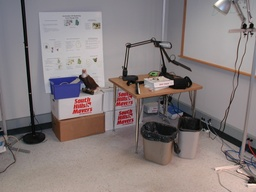
#> input picture images/cluttera2.jpg, 256 x 192 px, shrunk from 1024 x 768 before the run
$ jupyter execute motion_detection.ipynb
#> lines starting #> are read from the running program, lines starting #| are printed output that depends on the picture
# First, we'll start with a function that does 2D convolution manually

[cell 1]
# Imports
import numpy as np
import matplotlib.pyplot as plt
import cv2

def gaussian_filter(size, sigma=1.0):
    size = int(size) // 2
    normal = 1 / (2 * np.pi * sigma**2)
    x, y = np.mgrid[-size:size+1,-size:size+1]
    g = np.exp(-((x**2 + y**2) / (2 * sigma**2))) * normal
    return g / np.sum(g)


def show_binary_image(image, title=None):
    # Converts from one colour space to the other. this is needed as RGB
    # is not the default colour space for OpenCV

    # Show the image

    plt.imshow(image, cmap=plt.cm.gray)

    # remove the axis / ticks for a clean looking image
    plt.xticks([])
    plt.yticks([])

    # if a title is provided, show it
    if title is not None:
        plt.title(title)

    plt.show()


sobel_x = np.array([
    [-1,0,1],
    [-2,0,2],
    [-1,0,1]
])

sobel_y = np.array([
    [1,2,1],
    [0,0,0],
    [-1,-2,-1]
])

[cell 2]
import numpy as np

def two_d_conv(X: np.ndarray, k: np.ndarray, p: int or str = 0, s: int = 1) -> np.ndarray:
    if p == 'same':
        # Calculate padding to achieve 'same' convolution
        p = (k.shape[0] - 1) // 2

    p = int(p)
    s = int(s)

    # Padding the input
    num_rows, num_cols = X.shape
    padded_X = np.zeros((num_rows + 2*p, num_cols + 2*p))
    padded_X[p:p+num_rows, p:p+num_cols] = X
    X = padded_X

    # Calculating the output dimensions for 'same' convolution
    output_rows = (num_rows - k.shape[0] + 2*p) // s + 1
    output_cols = (num_cols - k.shape[1] + 2*p) // s + 1

    # Ensure output dimensions match input if 'same' padding is applied
    if p == (k.shape[0] - 1) // 2:
        output_rows = num_rows
        output_cols = num_cols

    output = np.zeros((output_rows, output_cols))

    # Performing convolution
    for i in range(output_rows):
        for j in range(output_cols):
            output[i, j] = np.sum(X[i*s:i*s+k.shape[0], j*s:j*s+k.shape[1]] * k)

    return output

[cell 3]
image = cv2.imread("images/cluttera2.jpg", cv2.IMREAD_GRAYSCALE)
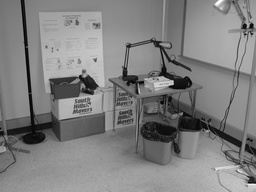
#> image: shape (192, 256); min 0, max 255, mean 127.9
gauss = gaussian_filter(15, 20)
smoothed_image = two_d_conv(image, gauss,
                            1, 7)
#> in two_d_conv, `padded_X[p:p+num_rows, p:p+num_cols] = X`:
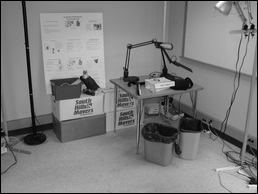
#> padded_X: shape (194, 258) float64; min 0, max 255, mean 125.6
#> after the loop in two_d_conv, `for i in range(output_rows):`:
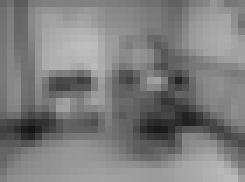
#> output: shape (26, 35) float64 (shown 7 times larger); min 19.73, max 190.1, mean 126.2
show_binary_image(smoothed_image)

# Scale Invariant Feature Transform with Difference of Gaussians

[cell 4]
import numpy as np
import cv2 as cv
img = cv.imread('images/cluttera2.jpg')
#> img is the input picture: shape (192, 256, 3); mean B, G, R 125.4, 125, 134.6
gray= cv.cvtColor(img,cv.COLOR_BGR2GRAY)
sift = cv.SIFT_create()
kp = sift.detect(gray,None)
#> kp = 257 keypoints; strongest (x, y, size): (171, 82, 3.4), (251, 25, 2.9), (244, 26, 3.3), (89, 85, 10.3)
img=cv.drawKeypoints(gray,kp,img,flags=cv.DRAW_MATCHES_FLAGS_DRAW_RICH_KEYPOINTS)
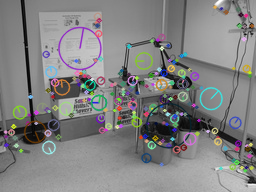
#> img: shape (192, 256, 3); mean B, G, R 129.8, 129.7, 129.8
show_binary_image(img)

1. Create the Gaussian Scale Space

[cell 5]
def create_scale_space(image: np.ndarray, initial_sigma: float = 2.0, scale_space_size: int = 6) -> np.ndarray:
    gaussian_scale_space = np.zeros((scale_space_size, image.shape[0], image.shape[1]))
    current_sigma = initial_sigma
    for i in range(scale_space_size):
        g = gaussian_filter(9, current_sigma)
        smoothed_image = two_d_conv(image, g, p='same')
        gaussian_scale_space[i] = smoothed_image
        current_sigma *= 2
    return gaussian_scale_space

image = cv.imread('images/cluttera2.jpg')
image= cv.cvtColor(image,cv.COLOR_BGR2GRAY)

scale_space = create_scale_space(image)
#> the loop in create_scale_space, `for i in range(scale_space_size):` made 6 passes
#> pass 1, in two_d_conv (call 2), `X = padded_X`:
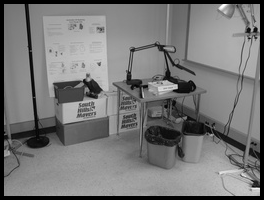
#> X: shape (200, 264) float64; min 0, max 254, mean 119
#> pass 1, in create_scale_space, `smoothed_image = two_d_conv(image, g, p='same')`:
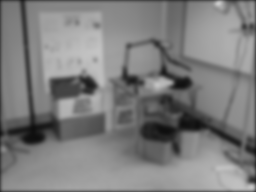
#> smoothed_image: shape (192, 256) float64; min 14.38, max 202.6, mean 126.1
#> after the loop in create_scale_space, `for i in range(scale_space_size):`: current_sigma = 128
scale_space

[cell 6]
for gaussian_image in scale_space:
    show_binary_image(gaussian_image)
#> this loop made 6 passes

Step 2. Create DoG Stack

[cell 7]
def create_DoG_stack(scale_space: np.ndarray) -> np.ndarray:
    # Calculate the number of DoG images
    num_DoG_images = scale_space.shape[0] - 1
    # Initialize the DoG stack with one less image than the scale space
    DoG_stack = np.zeros((num_DoG_images, scale_space.shape[1], scale_space.shape[2]))
    # Compute the differences
    for i in range(num_DoG_images):
        DoG_stack[i] = scale_space[i] - scale_space[i+1]
    return DoG_stack
dog_space = create_DoG_stack(scale_space)

[cell 8]
for dog in dog_space:
    show_binary_image(dog)
#> this loop made 5 passes
#> pass 1, in show_binary_image (call 9), `plt.show()`:
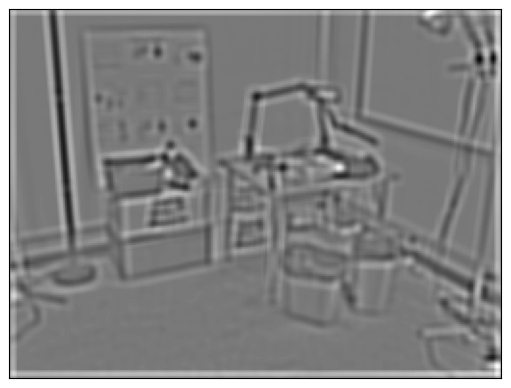
#> figure drawn by matplotlib, 1 panel

Step 3. Local Extrema Detection

[cell 9]
import numpy as np

def detect_local_extrema(dog_stack: np.ndarray) -> np.ndarray:
    interest_points = []  # List to store the interest points as (z, y, x) tuples

    # Iterate over each slice, now including the first and last
    for idx in range(dog_stack.shape[0]):
        # Iterate over each pixel in the slice, excluding the borders
        for x in range(1, dog_stack.shape[1] - 1):
            for y in range(1, dog_stack.shape[2] - 1):
                # Determine the range for the z-axis comparison
                z_start = max(0, idx - 1)
                z_end = min(dog_stack.shape[0], idx + 2)

                # Extract the neighborhood, adjusting for edges
                neighborhood = dog_stack[z_start:z_end, x-1:x+2, y-1:y+2]

                # Find the value of the central pixel
                central_value = dog_stack[idx, x, y]

                # Check if the central pixel is a max or min in its neighborhood
                if central_value == np.max(neighborhood) and central_value > neighborhood.mean() or \
                   central_value == np.min(neighborhood) and central_value < neighborhood.mean():
                    # If it's a local extremum and significantly different from mean (to remove flat regions), add to list
                    interest_points.append((x, y))

    return np.array(interest_points)  # Convert list to array for convenience


interest_points = detect_local_extrema(dog_space)
#> after the loop in detect_local_extrema, `for idx in range(dog_stack.shape[0]):`: interest_points = 2188 pairs, first value 1 to 189, second value 1 to 254
interest_points
#> Out has the same summary as interest_points in detect_local_extrema

[cell 10]
interest_points.shape
#> Out = (2188, 2)

$ run again, with images/adf.png saved as images/cluttera2.jpg
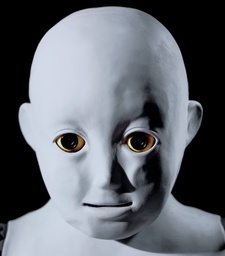
#> input picture images/adf.png, 225 x 256 px, shrunk from 458 x 522 before the run
#> after the loop in two_d_conv, `for i in range(output_rows):`:
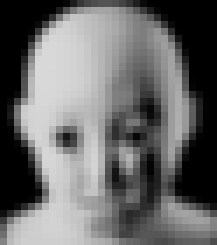
#> output: shape (35, 31) float64 (shown 7 times larger); min 0, max 216.8, mean 106
#> img is the input picture: shape (256, 225, 3); mean B, G, R 111.1, 103.7, 99.1
#> kp = 89 keypoints; strongest (x, y, size): (70, 142, 13.9), (85, 204, 2.4), (59, 142, 2.5), (132, 161, 14.5)
#> after the loop in create_scale_space, `for i in range(scale_space_size):`: current_sigma = 128
#> the loop `for gaussian_image in scale_space:` made 6 passes
#> the loop `for dog in dog_space:` made 5 passes
#> pass 1, in show_binary_image (call 9), `plt.show()`:
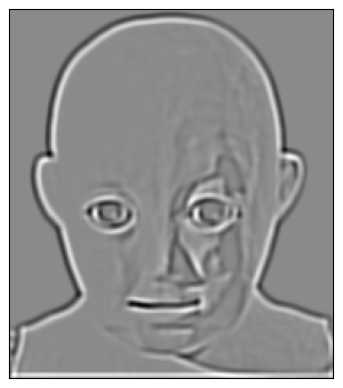
#> figure drawn by matplotlib, 1 panel
#> after the loop in detect_local_extrema, `for idx in range(dog_stack.shape[0]):`: interest_points = 4876 pairs, first value 1 to 254, second value 1 to 223
#> `interest_points`: Out has the same summary as interest_points in detect_local_extrema
